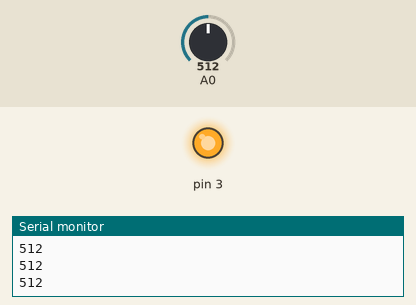
Recording of a sketch running on a simulated Arduino Uno, built with avr-gcc and run on an emulated ATmega328P. Shown: output pins drawn as LEDs (lit = HIGH), the last lines printed to the serial monitor. The inputs (shaded band) are chosen by the test bench; at power-on: A0 = 512.

Above: at 1.2 s.
1.3 s: A0 set to 408
2.8 s: A0 set to 387
At 3.8 s:
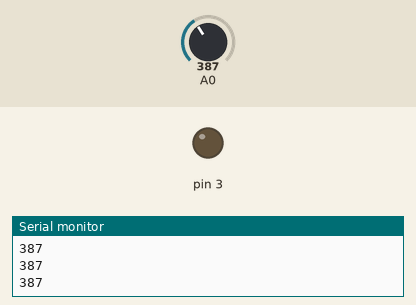
4.3 s: A0 set to 410
At 4.9 s:
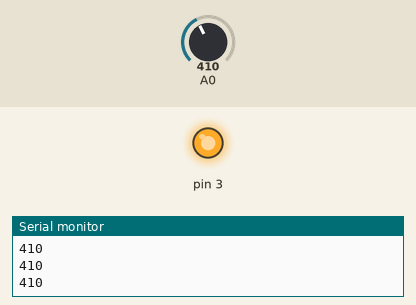
5.8 s: A0 set to 390
At 6.1 s:
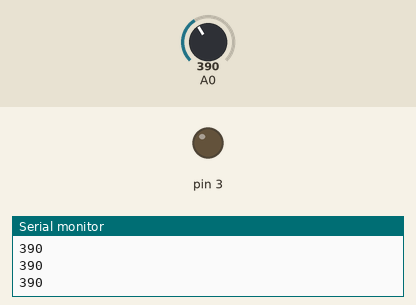
Timing chart, 0 to 8.3 s (numbered marks = the images above; inputs shaded):
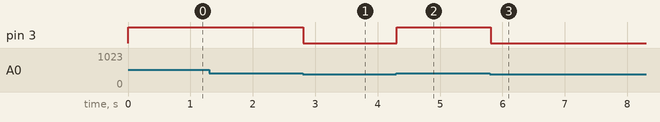

Measured:
- the behaviour switches between 401 and 400 on A0 (found by bisection; images 0 and 1)
- after the input at 2.8 s, pin 3: HIGH → LOW at once
- after the input at 4.3 s, pin 3: LOW → HIGH at once
- after the input at 5.8 s, pin 3: HIGH → LOW at once

The sketch:

vibrator_motor.ino
```cpp
int sensorValue;
void setup()
{
  pinMode(3, OUTPUT);
  Serial.begin(9600);
}

void loop()
{
  sensorValue = analogRead(A0);
  Serial.println(sensorValue);
  if(sensorValue > 400){
    digitalWrite(3, HIGH);
  }
  else{
    digitalWrite(3, LOW);
  }
}
```
